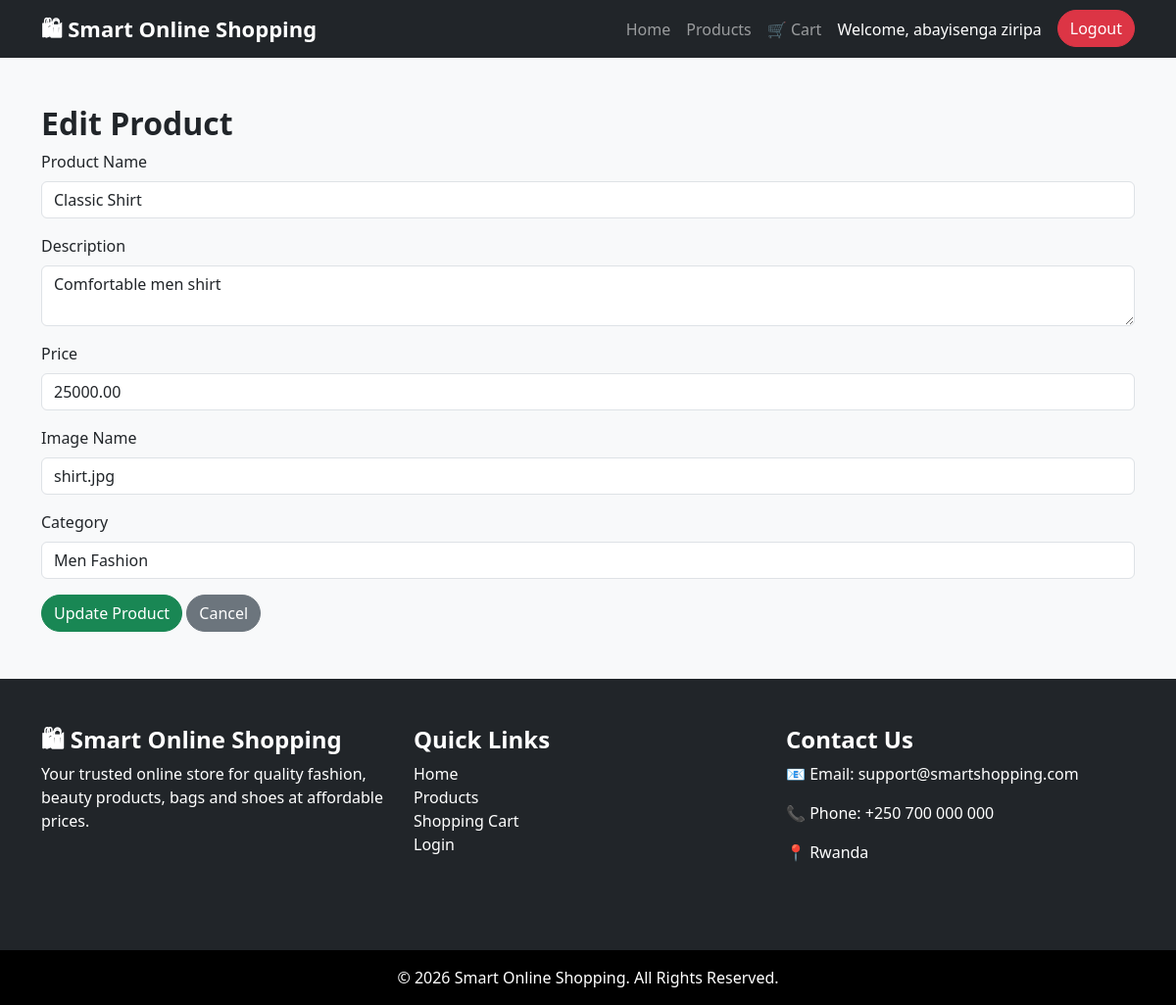
The page /admin/edit_product.php?id=2 (signed in) on the database its author committed.
### tables this page shows
CREATE TABLE `products` (
  `product_id` int(11) NOT NULL,
  `product_name` varchar(100) NOT NULL,
  `description` text DEFAULT NULL,
  `price` decimal(10,2) NOT NULL,
  `image` varchar(255) DEFAULT NULL,
  `category_id` int(11) DEFAULT NULL
);

CREATE TABLE `categories` (
  `category_id` int(11) NOT NULL,
  `category_name` varchar(100) NOT NULL
);

### admin/edit_product.php (the view, shortened to what this page needs)
<?php
include "../config/database.php";
include "../includes/header.php";
include "../includes/Navbar.php";
$id = $_GET['id'];
$query = "SELECT * FROM products WHERE product_id = $id";
$result = mysqli_query($conn, $query);
$product = mysqli_fetch_assoc($result);
$categories = mysqli_query($conn, "SELECT * FROM categories");
?>
<div class="container mt-5">
<h2>Edit Product</h2>
<form method="POST">
<div class="mb-3">
<label class="form-label">
Product Name
</label>
<input type="text"
name="product_name"
class="form-control"
value="<?php echo $product['product_name']; ?>"
required>
</div>
<div class="mb-3">
<label class="form-label">
Description
</label>
<textarea name="description"
class="form-control"
required><?php echo $product['description']; ?></textarea>
</div>
<div class="mb-3">
<label class="form-label">
Price
</label>
<input type="number"
name="price"
class="form-control"
value="<?php echo $product['price']; ?>"
required>
</div>
<div class="mb-3">
<label class="form-label">
Image Name
</label>
<input type="text"
name="image"
class="form-control"
value="<?php echo $product['image']; ?>"
required>
</div>
<div class="mb-3">
<label class="form-label">
Category
</label>
<select name="category_id"
class="form-control">
<?php while($category = mysqli_fetch_assoc($categories)){ ?>
<option value="<?php echo $category['category_id']; ?>"
<?php
if($category['category_id'] == $product['category_id']){
echo "selected";
}
?>
>
<?php echo $category['category_name']; ?>
</option>
<?php } ?>
</select>
</div>
<button type="submit"
name="update_product"
class="btn btn-success">
Update Product
</button>
<a href="products.php"
class="btn btn-secondary">
Cancel
</a>
</form>
</div>
<?php include "../includes/footer.php"; ?>

### includes/header.php (style rules this page uses)
body { font-family:'Segoe UI', Tahoma, Geneva, Verdana, sans-serif; background:#f8f9fa; }
.btn { border-radius:25px; font-weight:500; }
h1,h2,h3,h4,h5 { font-weight:700; }

### rows shown on the page
products: product_name "Classic Shirt", description "Comfortable men shirt", price "25000.00", image "shirt.jpg", category_id "Men Fashion"

### other values the page prints
$_SESSION['full_name'] "abayisenga ziripa"
